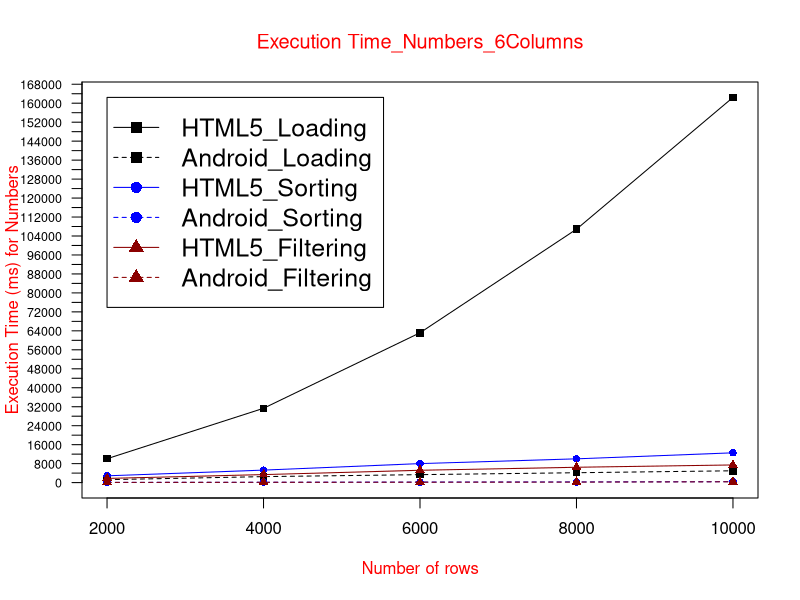

Generate this figure with R:
data <- read.table("ETnum6col.txt", header = TRUE)

max_y <- max(data)
plot_colors <- c("black", "blue", "red4")
png(filename="ETnum6Col.png", height = 1000, width = 1300, bg = "white")
plot(data$HTML5_Loading, type = "o", col = plot_colors[1], pch=15,  ylim=c(0,max_y), axes=FALSE, ann=FALSE)
axis(1, at=1:5, lab=c("2000", "4000", "6000", "8000", "10000"))
axis(2, las=1, at=4000*0:max_y, cex.axis = 0.75)

box()
lines(data$Android_Loading, type="o", pch=15, lty=2, col=plot_colors[1])
lines(data$HTML5_Sorting, type="o", pch=16, lty=1,  col=plot_colors[2])
lines(data$Android_Sorting, type="o", pch=16, lty=2,  col=plot_colors[2])   
lines(data$HTML5_Filtering, type="o", pch=17, lty=1, col=plot_colors[3])
lines(data$Android_Filtering, type="o", pch=17, lty=2,   col=plot_colors[3])

title(main="Execution Time_Numbers_6Columns", col.main="red", font.main=6)
title(xlab= "Number of rows", col.lab="red")
title(ylab= "Execution Time (ms) for Numbers", col.lab="red")
legend(1, max_y, names(data), cex=1.5, col=c("black", "black","blue", "blue","red4","red4"), pch=c(15,15,16,16,17,17), lty=c(1,2,1,2,1,2));

dev.off()

   
            
